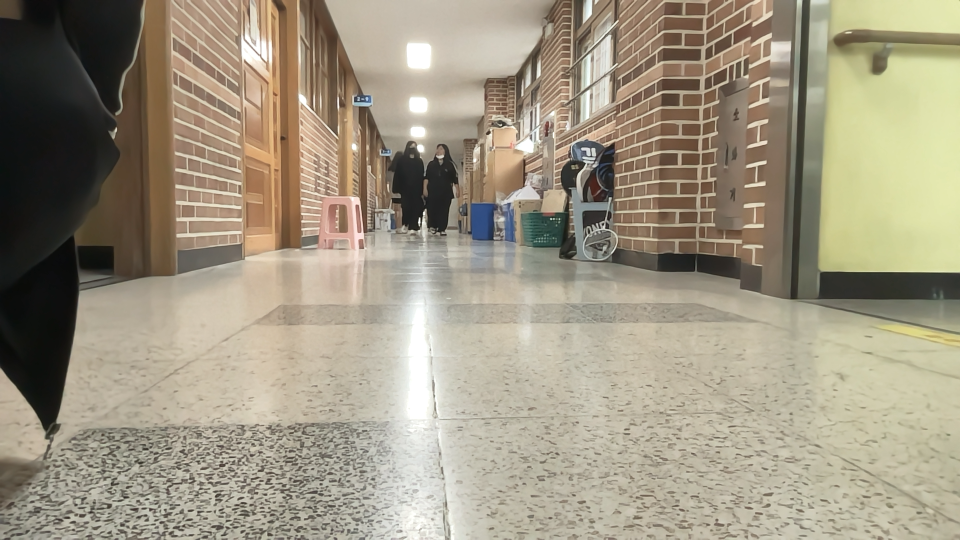
#> input picture vision/lol.png, 1920 x 1080 px (shown at 1/2 size)
$ python lines.py
#> lines starting #> are read from the running program, lines starting #| are printed output that depends on the picture; after the words box and inside, x2 and y2 are one past the last pixel; in counts of white or black regions, pixels touching at a corner belong together
import numpy
import numpy as np
import cv2


# [5 lines of commented-out code are left out]
img = cv2.imread("lol.png")
#> img is the input picture: shape (1080, 1920, 3); mean B, G, R 130.2, 149.9, 158.7

blur_gray = cv2.cvtColor(img,cv2.COLOR_BGR2GRAY)
cv2.imshow("lol", blur_gray)
cv2.waitKey(-1)
kernel_size = 15
blur_gray = cv2.medianBlur(blur_gray,kernel_size, 0)
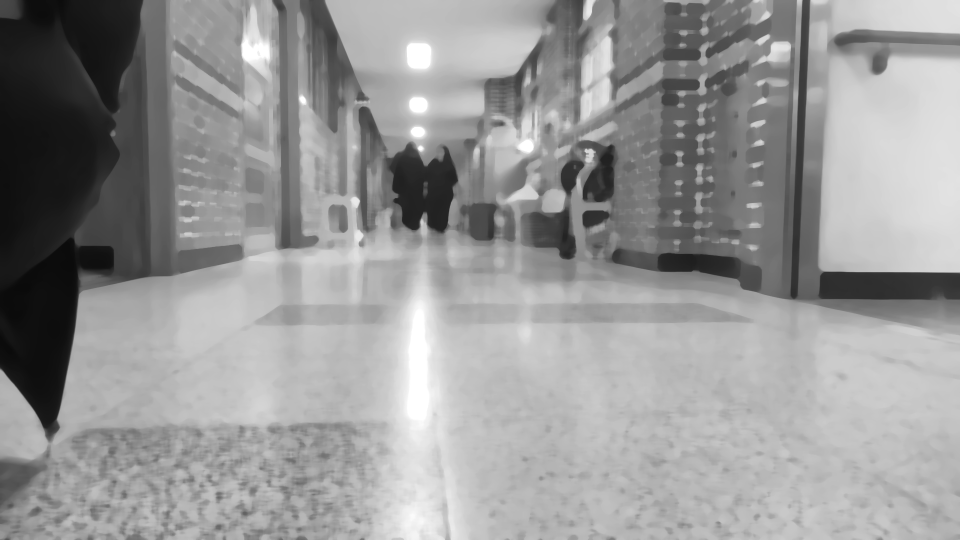
#> blur_gray: shape (1080, 1920) (shown at 1/2 size); min 10, max 255, mean 150.6
cv2.imshow("lol", blur_gray)
cv2.waitKey(-1)
# cv2.threshold(cv2.THRESH_OTSU)
blur_gray = cv2.adaptiveThreshold(blur_gray, 255,cv2.ADAPTIVE_THRESH_MEAN_C,\
            cv2.THRESH_BINARY_INV,17,2)
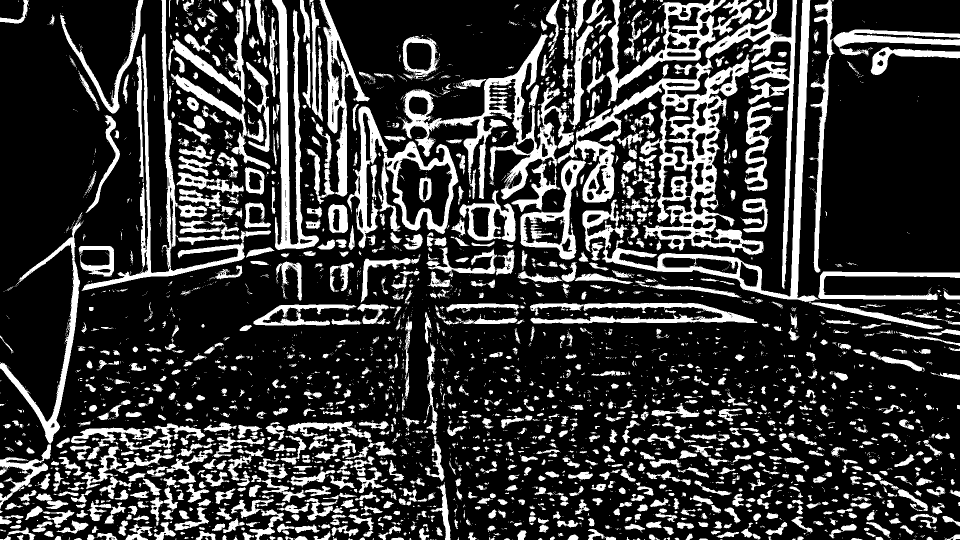
#> blur_gray: shape (1080, 1920) (shown at 1/2 size); 22.7% white; 3669 white regions (2382 under 20 px), largest, box (x1, y1, x2, y2) and area: (1150, 109, 1527, 510) 35263, (795, 67, 1148, 399) 21535, (1165, 0, 1639, 606) 19357
cv2.imshow("lol", blur_gray)
cv2.waitKey(-1)

#
# blur_gray = cv2.morphologyEx(blur_gray, cv2.MORPH_CLOSE, kernel,iterations=1)


# find all of the connected components (white blobs in your image).
# im_with_separated_blobs is an image where each detected blob has a different pixel value ranging from 1 to nb_blobs - 1.
nb_blobs, im_with_separated_blobs, stats, _ = cv2.connectedComponentsWithStats(blur_gray)
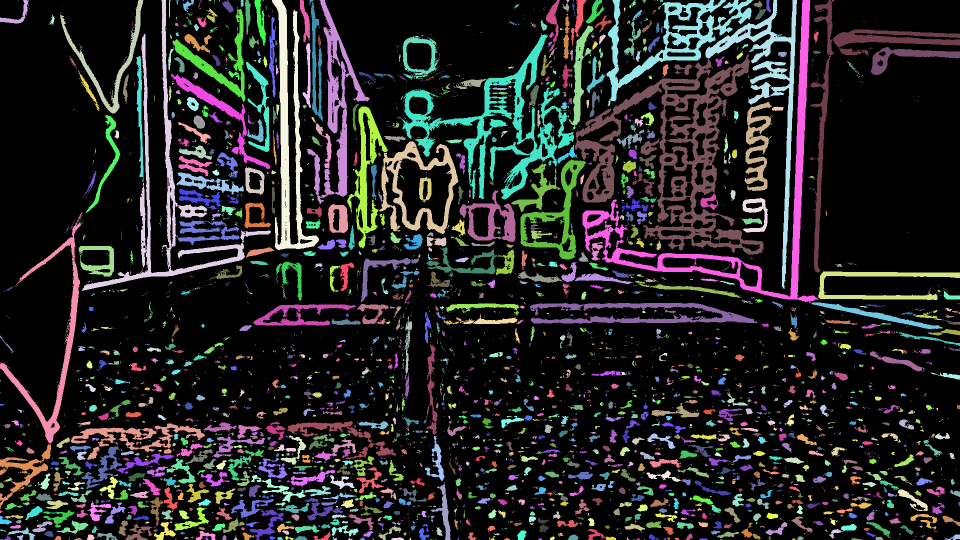
#> im_with_separated_blobs: shape (1080, 1920) int32 (shown at 1/2 size); 3670 distinct labels, from 0 to 3669; one colour per label, 0 black
#> nb_blobs = 3670
# stats (and the silenced output centroids) gives some information about the blobs. See the docs for more information.
# here, we're interested only in the size of the blobs, contained in the last column of stats.
sizes = stats[:, -1]
#> sizes = 3670 values, max 1603243 at index 0, min 1 at index 9, mean 565
# the following lines result in taking out the background which is also considered a component, which I find for most applications to not be the expected output.
# you may also keep the results as they are by commenting out the following lines. You'll have to update the ranges in the for loop below.
sizes = sizes[1:]
#> sizes = 3669 values, max 35263 at index 251, min 1 at index 8, mean 128.2
nb_blobs -= 1
#> nb_blobs = 3669

# minimum size of particles we want to keep (number of pixels).
# here, it's a fixed value, but you can set it as you want, eg the mean of the sizes or whatever.
min_size = 900

# output image with only the kept components
im_result = np.zeros_like(im_with_separated_blobs).astype(numpy.uint8)
# for every component in the image, keep it only if it's above min_size
for blob in range(nb_blobs):
    if sizes[blob] >= min_size:
        # see description of im_with_separated_blobs above
        im_result[im_with_separated_blobs == blob + 1] = 255
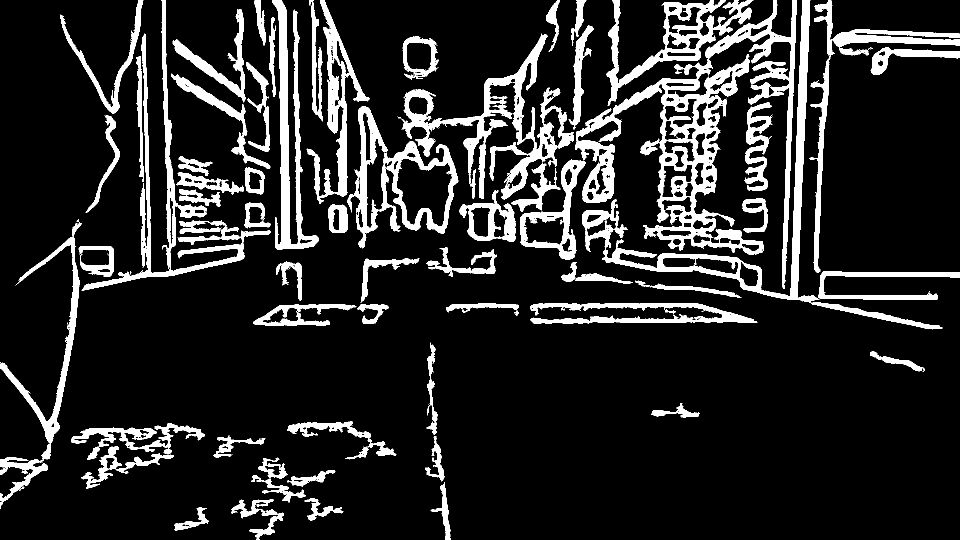
#> im_result: shape (1080, 1920) (shown at 1/2 size); 14% white; 68 white regions, largest, box (x1, y1, x2, y2) and area: (1150, 109, 1527, 510) 35263, (795, 67, 1148, 399) 21535, (1165, 0, 1639, 606) 19357

blur_gray = im_result
kernel = cv2.getStructuringElement(cv2.MORPH_RECT, (1,2))
blur_gray = cv2.morphologyEx(blur_gray, cv2.MORPH_OPEN, kernel, iterations=3)
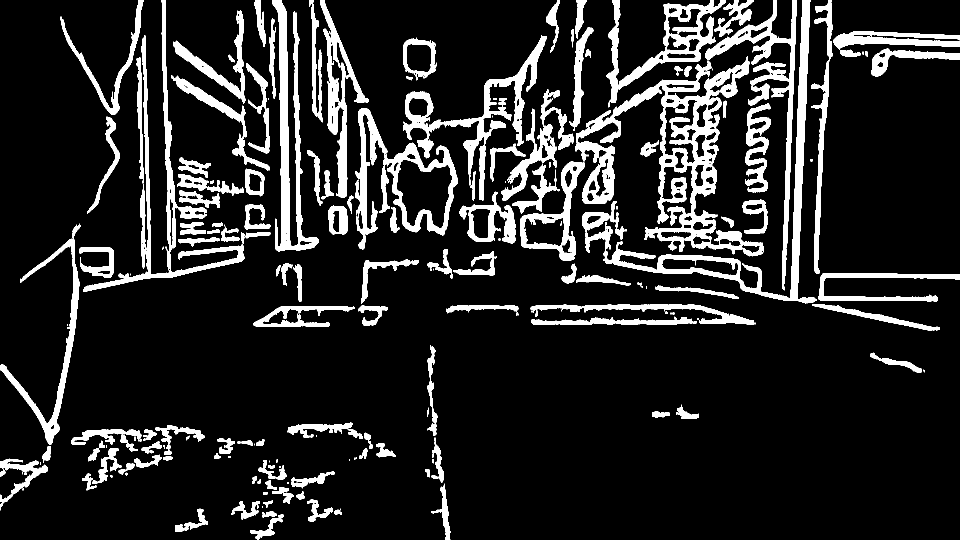
#> blur_gray: shape (1080, 1920) (shown at 1/2 size); 13.7% white; 280 white regions (101 under 20 px), largest, box (x1, y1, x2, y2) and area: (1150, 121, 1527, 513) 31830, (1165, 0, 1621, 602) 18155, (166, 0, 489, 584) 13724

cv2.imshow("lol", blur_gray)
cv2.waitKey(-1)

# [13 lines of commented-out code are left out]

rho = 1  # distance resolution in pixels of the Hough grid
theta = np.pi / 180  # angular resolution in radians of the Hough grid
threshold = 7  # minimum number of votes (intersections in Hough grid cell)
min_line_length = 300  # minimum number of pixels making up a line
max_line_gap = 15  # maximum gap in pixels between connectable line segments
line_image = np.copy(img) * 0  # creating a blank to draw lines on
#> line_image: shape (1080, 1920, 3); every value is 0

# Run Hough on edge detected image
# Output "lines" is an array containing endpoints of detected line segments
lines = cv2.HoughLinesP(blur_gray, rho, theta, threshold, np.array([]),
                    min_line_length, max_line_gap)
#> lines = 75 rows, first 6: [1592, 601, 1613, 0], [563, 450, 570, 17], [1480, 573, 1859, 660], [1630, 544, 1652, 129], [276, 117, 289, 507], [595, 500, 595, 70]

for line in lines:
    for x1,y1,x2,y2 in line:
        cv2.line(line_image,(x1,y1),(x2,y2),(255,0,0), 1)
#> this loop made 75 passes
#> line on passes 1 to 12: [[1592, 601, 1613, 0]], [[563, 450, 570, 17]], [[1480, 573, 1859, 660]], [[1630, 544, 1652, 129]], [[276, 117, 289, 507]], [[595, 500, 595, 70]], [[87, 944, 152, 637]], [[292, 138, 299, 556]], [[323, 65, 340, 393]], [[1496, 382, 1538, 38]], [[1382, 480, 1399, 10]], [[85, 944, 154, 617]]
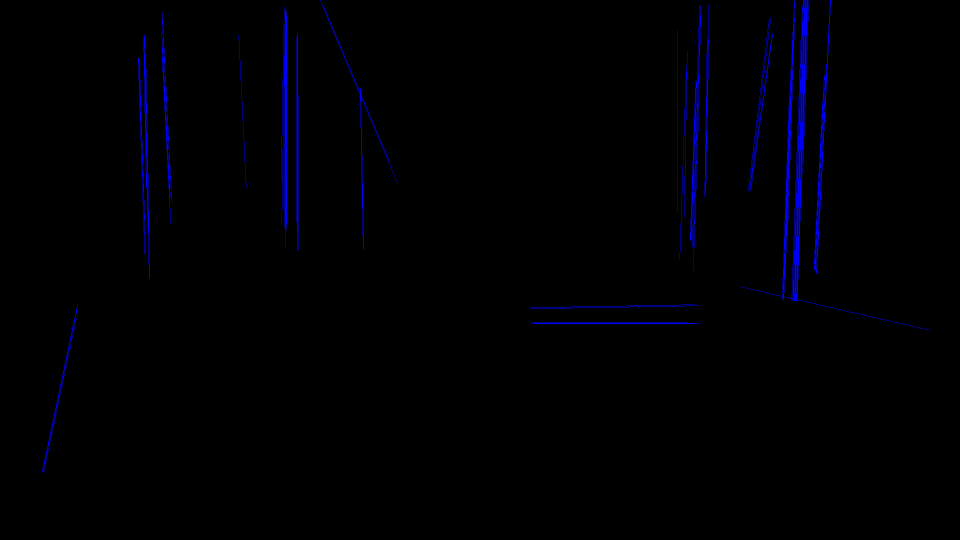
#> line_image: shape (1080, 1920, 3) (shown at 1/2 size); mean B, G, R 3.7, 0, 0


lines_edges = cv2.addWeighted(img, 0.8, line_image, 1, 0)
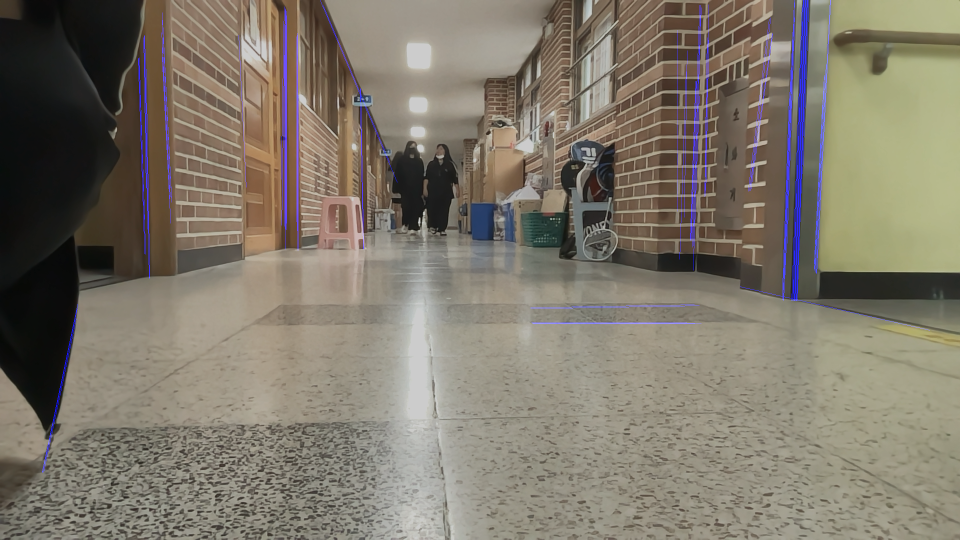
#> lines_edges: shape (1080, 1920, 3) (shown at 1/2 size); mean B, G, R 107, 119.9, 127

cv2.imshow("lol", lines_edges)
cv2.waitKey(-1)
